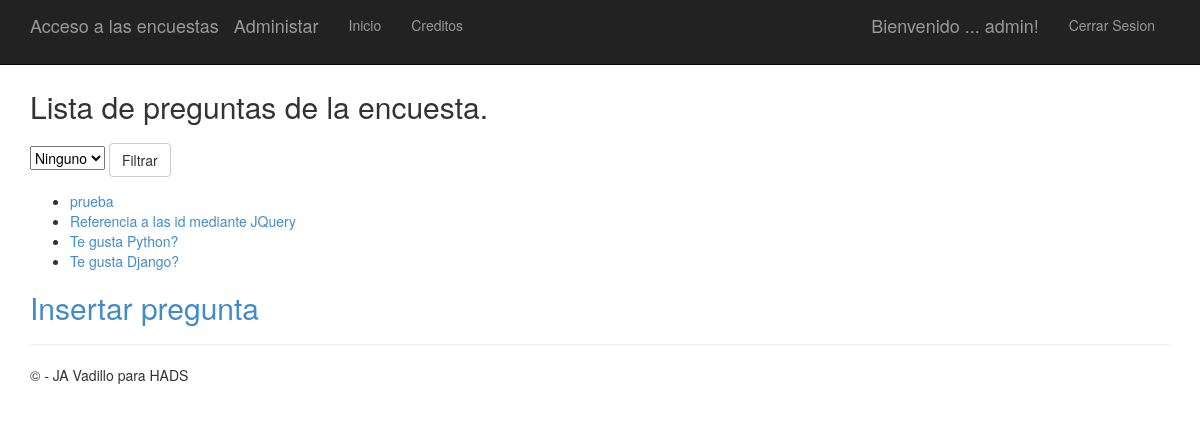
The page /polls/ (signed in) on the database its author committed.
### app/models.py (models this page shows)
class Question(models.Model):
    question_text = models.CharField(max_length=200)
    pub_date = models.DateTimeField('date published')
    tema = models.CharField(max_length=200)

### app/views.py (the view)
# urls.py: url(r'^polls/', app.views.index, name='index'),
def index(request):
    try :
        tema=request.POST['tema']
    except:
        tema='none'
    latest_question_list = Question.objects.order_by('-pub_date')
    temas = Question.objects.values_list('tema',flat=True).distinct()
    template = loader.get_template('polls/index.html')
    context = {'title':'Lista de preguntas de la encuesta', 'latest_question_list': latest_question_list,'temas':temas,'tema_elegido':tema}
    return render(request, 'polls/index.html', context)

### app/templates/polls/index.html (shortened to what this page needs)
﻿{% extends "app/layout.html" %}
{% block content %}
<h2>{{ title }}.</h2>
{% if latest_question_list %}
    <form method="POST" class="post-form" >{% csrf_token %}
            <select name="tema">
                    <option value="none">Ninguno</option>
            </select>
            <button type="submit" class="save btn btn-default">Filtrar</button>
    </form>
    <ul>
    {% for question in latest_question_list %}
        {% if tema_elegido == "none" or tema_elegido == question.tema %}
            <li><a href="{% url 'detail' question.id %}">{{ question.question_text }}</a></li>
        {% endif %}
    {% endfor %}
    </ul>
{% else %}
    <p>No polls are available.</p>
{% endif %}
{% if request.user.is_authenticated %}
<a href="{% url 'add' %}"><h2>Insertar pregunta</h2></a>
{% endif %}
{% endblock %}

### app/templates/app/loginpartial.html (shortened to what this page needs)
{% if user.is_authenticated %}
<form id="logoutForm" action="/logout" method="post" class="navbar-right">
    <ul class="nav navbar-nav navbar-right">
        <li><span class="navbar-brand">Bienvenido ... {{ user.username }}!</span></li>
        <li><a href="javascript:document.getElementById('logoutForm').submit()">Cerrar Sesion</a></li>
    </ul>
</form>
{% else %}
<ul class="nav navbar-nav navbar-right">
    <li><a href="{% url 'login' %}">Iniciar Sesion</a></li>
</ul>
{% endif %}

### app/static/app/content/site.css (style rules this page uses)
body { padding-top: 50px; padding-bottom: 20px; }
input, select, textarea { max-width: 280px; }

### rows shown on the page
Question: question_text "prueba"
Question: question_text "Referencia a las id mediante JQuery"
Question: question_text "Te gusta Python?"
Question: question_text "Te gusta Django?"

### other values the page prints
{{ user.username }} "admin"
{{ title }} "Lista de preguntas de la encuesta"
